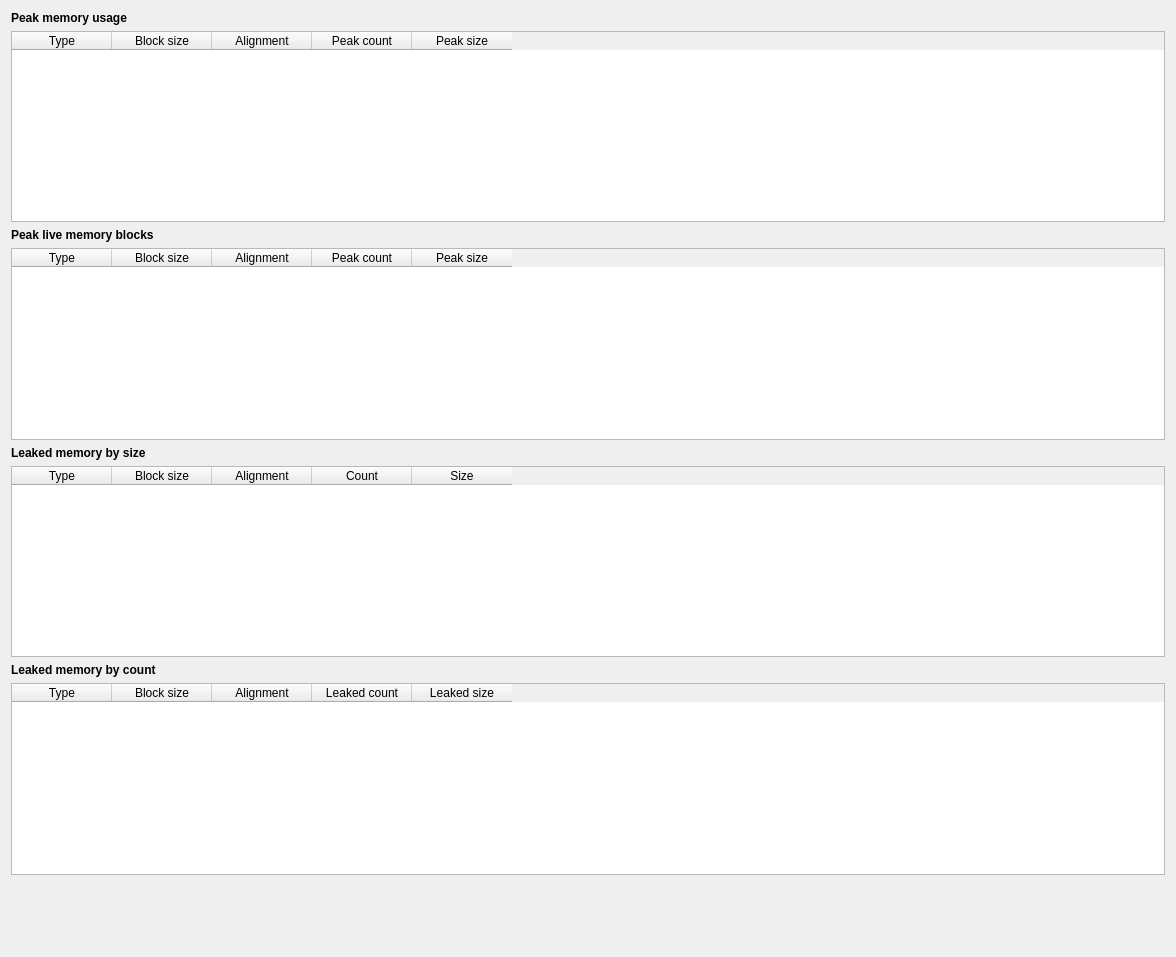
<?xml version="1.0" encoding="UTF-8"?>
<ui version="4.0">
 <class>hotspotWidget</class>
 <widget class="QWidget" name="hotspotWidget">
  <property name="geometry">
   <rect>
    <x>0</x>
    <y>0</y>
    <width>1176</width>
    <height>957</height>
   </rect>
  </property>
  <property name="windowTitle">
   <string>Form</string>
  </property>
  <layout class="QVBoxLayout" name="verticalLayout_5">
   <item>
    <layout class="QVBoxLayout" name="verticalLayout_2">
     <item>
      <widget class="QLabel" name="label_2">
       <property name="font">
        <font>
         <weight>75</weight>
         <bold>true</bold>
        </font>
       </property>
       <property name="text">
        <string>Peak memory usage</string>
       </property>
      </widget>
     </item>
     <item>
      <widget class="QTableWidget" name="tablePeak">
       <property name="editTriggers">
        <set>QAbstractItemView::NoEditTriggers</set>
       </property>
       <property name="selectionMode">
        <enum>QAbstractItemView::SingleSelection</enum>
       </property>
       <property name="selectionBehavior">
        <enum>QAbstractItemView::SelectRows</enum>
       </property>
       <property name="showGrid">
        <bool>false</bool>
       </property>
       <attribute name="verticalHeaderVisible">
        <bool>false</bool>
       </attribute>
       <attribute name="verticalHeaderDefaultSectionSize">
        <number>21</number>
       </attribute>
       <column>
        <property name="text">
         <string>Type</string>
        </property>
       </column>
       <column>
        <property name="text">
         <string>Block size</string>
        </property>
       </column>
       <column>
        <property name="text">
         <string>Alignment</string>
        </property>
       </column>
       <column>
        <property name="text">
         <string>Peak count</string>
        </property>
       </column>
       <column>
        <property name="text">
         <string>Peak size</string>
        </property>
       </column>
      </widget>
     </item>
    </layout>
   </item>
   <item>
    <layout class="QVBoxLayout" name="verticalLayout_4">
     <item>
      <widget class="QLabel" name="label_4">
       <property name="font">
        <font>
         <weight>75</weight>
         <bold>true</bold>
        </font>
       </property>
       <property name="text">
        <string>Peak live memory blocks</string>
       </property>
      </widget>
     </item>
     <item>
      <widget class="QTableWidget" name="tablePeakCount">
       <property name="editTriggers">
        <set>QAbstractItemView::NoEditTriggers</set>
       </property>
       <property name="selectionMode">
        <enum>QAbstractItemView::SingleSelection</enum>
       </property>
       <property name="selectionBehavior">
        <enum>QAbstractItemView::SelectRows</enum>
       </property>
       <property name="showGrid">
        <bool>false</bool>
       </property>
       <attribute name="verticalHeaderVisible">
        <bool>false</bool>
       </attribute>
       <attribute name="verticalHeaderDefaultSectionSize">
        <number>21</number>
       </attribute>
       <column>
        <property name="text">
         <string>Type</string>
        </property>
       </column>
       <column>
        <property name="text">
         <string>Block size</string>
        </property>
       </column>
       <column>
        <property name="text">
         <string>Alignment</string>
        </property>
       </column>
       <column>
        <property name="text">
         <string>Peak count</string>
        </property>
       </column>
       <column>
        <property name="text">
         <string>Peak size</string>
        </property>
       </column>
      </widget>
     </item>
    </layout>
   </item>
   <item>
    <layout class="QVBoxLayout" name="verticalLayout">
     <item>
      <widget class="QLabel" name="label">
       <property name="font">
        <font>
         <weight>75</weight>
         <bold>true</bold>
        </font>
       </property>
       <property name="text">
        <string>Leaked memory by size</string>
       </property>
      </widget>
     </item>
     <item>
      <widget class="QTableWidget" name="tableUsage">
       <property name="editTriggers">
        <set>QAbstractItemView::NoEditTriggers</set>
       </property>
       <property name="selectionMode">
        <enum>QAbstractItemView::SingleSelection</enum>
       </property>
       <property name="selectionBehavior">
        <enum>QAbstractItemView::SelectRows</enum>
       </property>
       <property name="showGrid">
        <bool>false</bool>
       </property>
       <attribute name="verticalHeaderVisible">
        <bool>false</bool>
       </attribute>
       <attribute name="verticalHeaderDefaultSectionSize">
        <number>21</number>
       </attribute>
       <column>
        <property name="text">
         <string>Type</string>
        </property>
       </column>
       <column>
        <property name="text">
         <string>Block size</string>
        </property>
       </column>
       <column>
        <property name="text">
         <string>Alignment</string>
        </property>
       </column>
       <column>
        <property name="text">
         <string>Count</string>
        </property>
       </column>
       <column>
        <property name="text">
         <string>Size</string>
        </property>
       </column>
      </widget>
     </item>
    </layout>
   </item>
   <item>
    <layout class="QVBoxLayout" name="verticalLayout_3">
     <item>
      <widget class="QLabel" name="label_3">
       <property name="font">
        <font>
         <weight>75</weight>
         <bold>true</bold>
        </font>
       </property>
       <property name="text">
        <string>Leaked memory by count</string>
       </property>
      </widget>
     </item>
     <item>
      <widget class="QTableWidget" name="tableLeaks">
       <property name="editTriggers">
        <set>QAbstractItemView::NoEditTriggers</set>
       </property>
       <property name="selectionMode">
        <enum>QAbstractItemView::SingleSelection</enum>
       </property>
       <property name="selectionBehavior">
        <enum>QAbstractItemView::SelectRows</enum>
       </property>
       <property name="showGrid">
        <bool>false</bool>
       </property>
       <attribute name="verticalHeaderVisible">
        <bool>false</bool>
       </attribute>
       <attribute name="verticalHeaderDefaultSectionSize">
        <number>21</number>
       </attribute>
       <column>
        <property name="text">
         <string>Type</string>
        </property>
       </column>
       <column>
        <property name="text">
         <string>Block size</string>
        </property>
       </column>
       <column>
        <property name="text">
         <string>Alignment</string>
        </property>
       </column>
       <column>
        <property name="text">
         <string>Leaked count</string>
        </property>
       </column>
       <column>
        <property name="text">
         <string>Leaked size</string>
        </property>
       </column>
      </widget>
     </item>
    </layout>
   </item>
   <item>
    <spacer name="verticalSpacer">
     <property name="orientation">
      <enum>Qt::Vertical</enum>
     </property>
     <property name="sizeHint" stdset="0">
      <size>
       <width>20</width>
       <height>72</height>
      </size>
     </property>
    </spacer>
   </item>
  </layout>
 </widget>
 <resources>
  <include location="mtuner.qrc"/>
 </resources>
 <connections/>
</ui>
